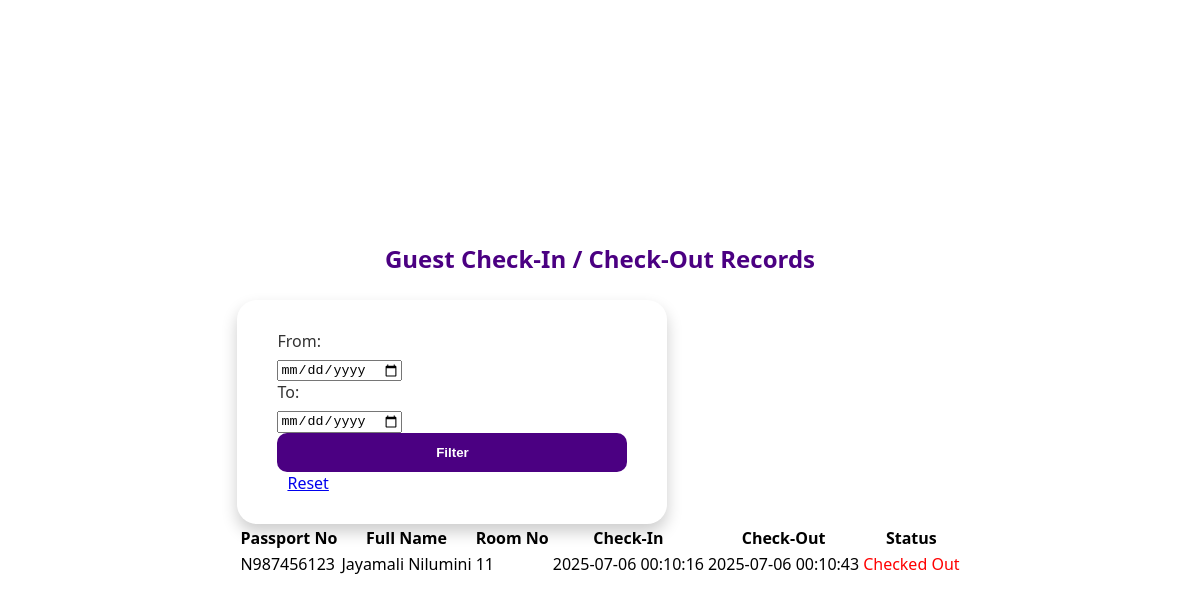
Screenshot of /view-checkins.php with the database file from the repository.
### tables this page shows
CREATE TABLE `checkins` (
  `id` int(11) NOT NULL,
  `passport_no` varchar(30) DEFAULT NULL,
  `full_name` varchar(100) DEFAULT NULL,
  `room_no` varchar(10) DEFAULT NULL,
  `checkin_time` datetime DEFAULT current_timestamp(),
  `checkout_time` datetime DEFAULT NULL
);

### view-checkins.php (the view, shortened to what this page needs)
<?php
$host = "localhost";
$username = "root";
$password = "";
$database = "hotel";
$conn = new mysqli($host, $username, $password, $database);
$from_date = $_GET['from_date'] ?? '';
$to_date = $_GET['to_date'] ?? '';
$query = "SELECT passport_no, full_name, room_no, checkin_time, checkout_time FROM checkins";
if ($from_date && $to_date) {
    $query .= " WHERE DATE(checkin_time) BETWEEN ? AND ?";
    $stmt = $conn->prepare($query);
    $stmt->bind_param("ss", $from_date, $to_date);
} elseif ($from_date) {
    $query .= " WHERE DATE(checkin_time) = ?";
    $stmt = $conn->prepare($query);
    $stmt->bind_param("s", $from_date);
} else {
    $stmt = $conn->prepare($query);
}
$stmt->execute();
$result = $stmt->get_result();
?>
<!DOCTYPE html>
<html>
<head>
    <link rel="stylesheet" href="style.css">
</head>
<body>
    <div class="request-viewer">
        <h2>Guest Check-In / Check-Out Records</h2>
        <form method="GET" class="search-form">
            <label>From:</label>
            <input type="date" name="from_date" value="<?php echo htmlspecialchars($from_date); ?>">
            <label>To:</label>
            <input type="date" name="to_date" value="<?php echo htmlspecialchars($to_date); ?>">
            <input type="submit" value="Filter">
            <a href="view-checkins.php" style="margin-left:10px;">Reset</a>
        </form>
        <table class="request-table">
            <thead>
                <tr>
                    <th>Passport No</th>
                    <th>Full Name</th>
                    <th>Room No</th>
                    <th>Check-In</th>
                    <th>Check-Out</th>
                    <th>Status</th>
                </tr>
            </thead>
            <tbody>
                <?php if ($result->num_rows > 0): ?>
                    <?php while ($row = $result->fetch_assoc()): ?>
                        <tr>
                            <td><?php echo htmlspecialchars($row['passport_no']); ?></td>
                            <td><?php echo htmlspecialchars($row['full_name']); ?></td>
                            <td><?php echo htmlspecialchars($row['room_no']); ?></td>
                            <td><?php echo htmlspecialchars($row['checkin_time']); ?></td>
                            <td><?php echo $row['checkout_time'] ? htmlspecialchars($row['checkout_time']) : '-'; ?></td>
                            <td>
                                <?php echo $row['checkout_time'] ? "<span style='color:red;'>Checked Out</span>" : "<span style='color:green;'>Checked In</span>"; ?>
                            </td>
                        </tr>
                    <?php endwhile; ?>
                <?php else: ?>
                    <tr><td colspan="6">No check-in records found for this filter.</td></tr>
                <?php endif; ?>
            </tbody>
        </table>
    </div>
</body>
</html>

### style.css (style rules this page uses)
body { font-family: 'Segoe UI', Tahoma, Geneva, Verdana, sans-serif; background-image: url("background.jpg"); margin: 0; padding: 0; display: flex; justify-content: center; align-items: center; height: 100vh; background-image: url("background.jpg"); background-attachment: fixed; background-size: cover; }
form { background-color: rgba(255, 255, 255, 0.05); padding: 30px 40px; border-radius: 20px; box-shadow: 0 8px 16px rgba(0, 0, 0, 0.2); width: 350px; animation: slideIn 0.6s ease; }
h2 { text-align: center; color: #4B0082; margin-bottom: 25px; }
label { display: block; margin-bottom: 5px; color: #333; font-weight: 500; }
input[type="submit"] { width: 100%; padding: 12px; background-color: #4B0082; color: white; border: none; border-radius: 10px; font-weight: bold; cursor: pointer; transition: background 0.3s ease; }

### rows the page displays
checkins: passport_no "N987456123", full_name "Jayamali Nilumini", room_no "11", checkin_time "2025-07-06 00:10:16", checkout_time "2025-07-06 00:10:43", shows "Checked Out"
